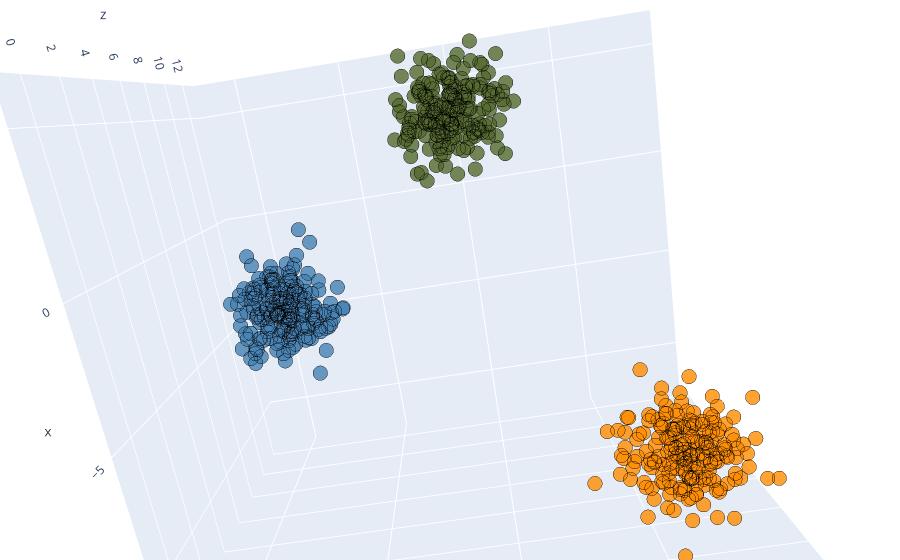

Write notebook code for a chart like this one.
### Code cell
iplot(fig)

### Figure 1 — Plotly figure (JSON) as saved in the notebook; plotly's stock layout.template omitted (floating-point values rounded to 4 significant figures; data arrays with more than 128 entries replaced by an {"elided": "..."} marker saying what was removed)
{"data": [{"marker": {"color": {"elided": "600 str values"}, "colorscale": [[0, "#440154"], [0.1111, "#482878"], [0.2222, "#3e4989"], [0.3333, "#31688e"], [0.4444, "#26828e"], [0.5556, "#1f9e89"], [0.6667, "#35b779"], [0.7778, "#6ece58"], [0.8889, "#b5de2b"], [1, "#fde725"]], "line": {"color": "black", "width": 1}, "opacity": 0.8, "size": 5}, "mode": "markers", "type": "scatter3d", "x": {"elided": "600 float values"}, "y": {"elided": "600 float values"}, "z": {"elided": "600 float values"}}], "layout": {"autosize": true, "margin": {"b": 0, "l": 0, "r": 0, "t": 0}, "scene": {"aspectmode": "auto", "aspectratio": {"x": 1.036, "y": 1.194, "z": 0.8084}, "camera": {"center": {"x": 0, "y": 0, "z": 0}, "eye": {"x": 0.3681, "y": 0.05811, "z": -1.434}, "projection": {"type": "perspective"}, "up": {"x": 0, "y": 0, "z": 1}}}}}
